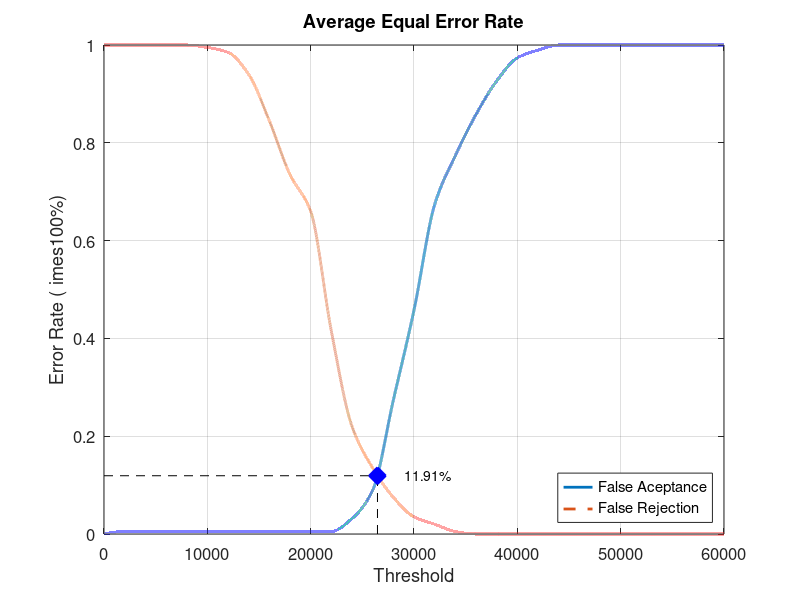
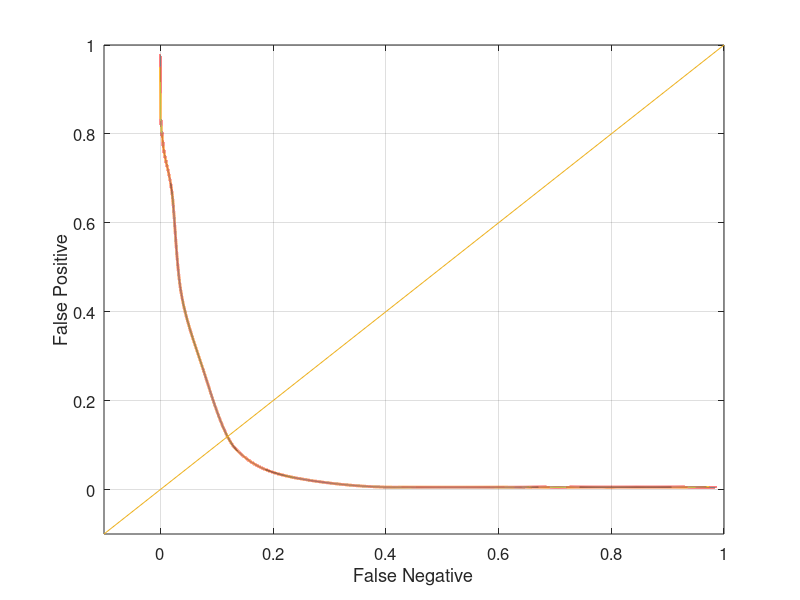

Recreate these plots in MATLAB, in order.
close all;
clear;
clc;
x = 0:2000:60000;
xq = 0:0.5:60000;

y0 = [0 0.00526316 0.00526316 0.00526316 0.00526316 0.00526316 0.00526316 0.00526316 0.00526316 0.00526316 0.00526316 0.00526316 0.0315789 0.0894737 0.273684 0.457895 0.673684 0.773684 0.857895 0.926316 0.973684 0.989474 1 1 1 1 1 1 1 1 1]
yy0 = interp1(x, y0, xq, 'pchip');
y1 = [1 1 1 1 1 0.995 0.985 0.94 0.845 0.735 0.66 0.415 0.22 0.135 0.075 0.035 0.02 0.005 0 0 0 0 0 0 0 0 0 0 0 0 0]
yy1 = interp1(x, y1, xq, 'pchip');

% Calculating EER: 
y2 = abs(y0 - y1);
find(y2 == min(y2))
yy2 = abs(yy0 - yy1);
xEER = find(yy2 == min(yy2));
xEERIndex = xq(xEER) % X-axis EER
yEER = yy0(xEER) % Y-axis EER

main = figure
plot(xq, yy0,'-','LineWidth', 2);	hold on
plot(xq, yy1,'--','LineWidth', 2);	hold on
plot([xEERIndex xEERIndex], [0 yEER], 'k--');	hold on
plot([0 xEERIndex], [yEER yEER], 'k--');	hold on
plot(xEERIndex, yEER, 'bx', 'LineWidth', 10);	hold on
text(xEERIndex + 10 * xEERIndex / 100, yEER, [num2str(round((10000 * yEER)) / 100) '%'])
legend('False Aceptance', 'False Rejection', 'Location', 'SouthEast')
xlabel('Threshold')
ylabel('Error Rate (	imes100%)')
title('Average Equal Error Rate')
set(gca, 'FontSize', 12)
axis([0 60000 0 1])
grid on

print(main, 'Database2_1Main', '-dpng');
FNRxFPR = figure('Color', [1 1 1]);
plot(yy1, yy0, '-', yy1, yy0, 'LineWidth', 2);
hold on
y = -0.1:0.1:1
plot(y, y); 
set(gca, 'FontSize', 12)
xlabel('False Negative')
ylabel('False Positive')
axis([-0.1 1 -0.1 1])
set(gca, 'FontSize', 12)
grid on

print(FNRxFPR, 'Database2_1FNRxFPR','-dpng');
